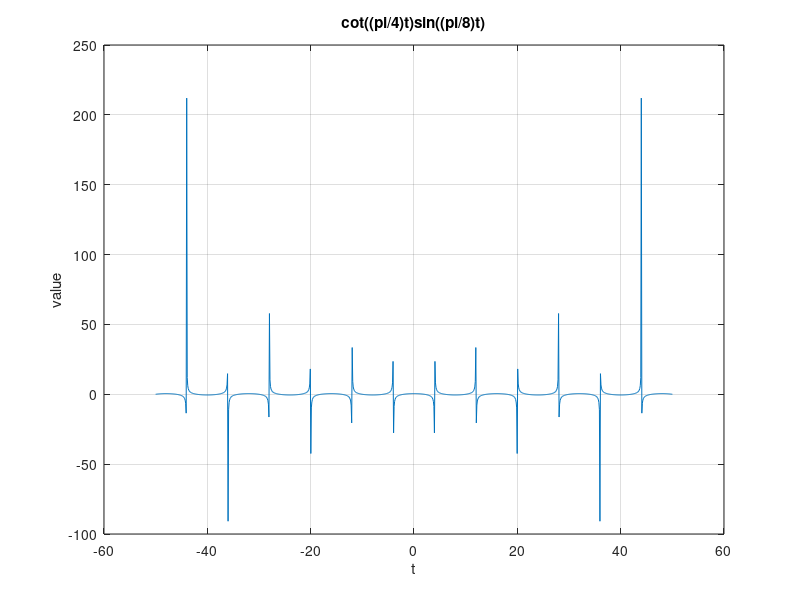

The MATLAB script that drew this image:
t = linspace(-50, 50, 1000);
sin_value = sin((pi/8)*t);
cot_value = cot((pi/4)*t);
y = cot_value.*sin_value;
plot(t, y);
xlabel('t');
ylabel('value');
title('cot((pi/4)t)sin((pi/8)t)');
grid on;
